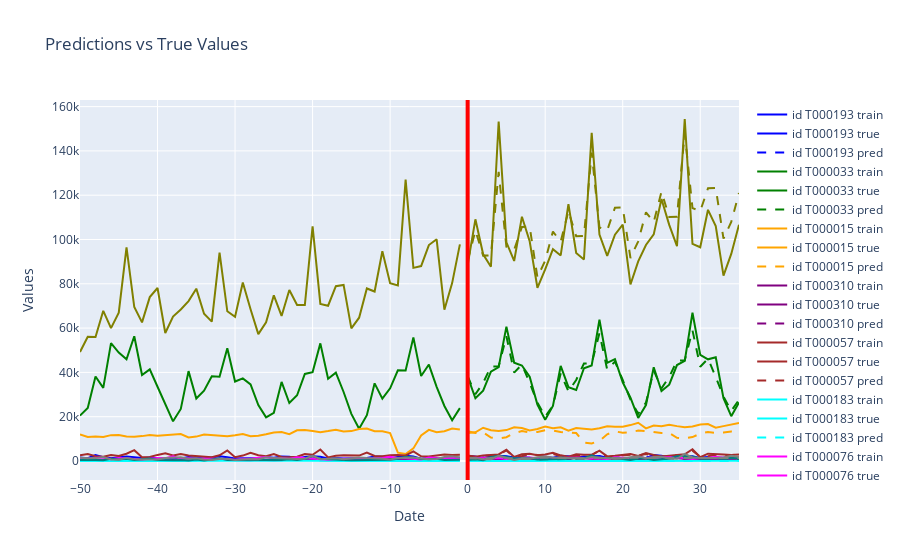

Here is the notebook cell this chart was saved with:
### Markdown cell above
__AutoARIMA__

### Code cell
analyze_predictions(train_df, test_targets, current_pred_arima, last_points=50)
